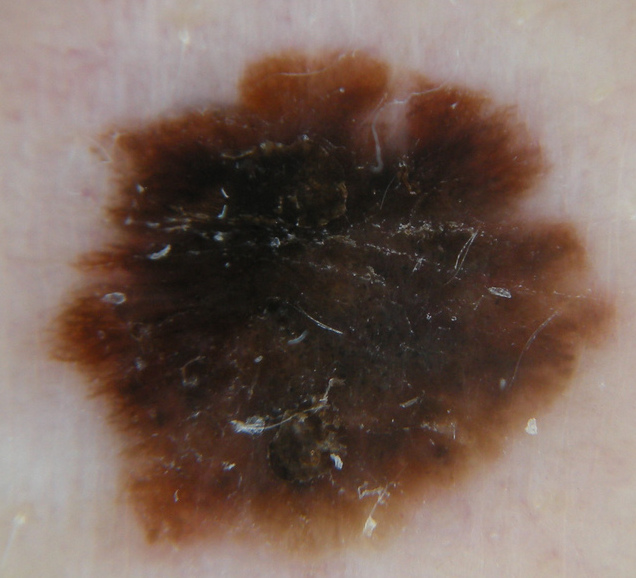
#> input picture images/cut3.jpg, 636 x 578 px
$ python -i util.py   (imports and definitions only)   (older library calls are emulated)
#> lines starting #> are read from the running program, lines starting #| are printed output that depends on the picture; after the words box and inside, x2 and y2 are one past the last pixel; in counts of white or black regions, pixels touching at a corner belong together
#> further down, picture is the input picture: shape (578, 636, 3); mean B, G, R 91.3, 100.3, 119.5
import cv2 as cv
import numpy as np

def findLargestContour(contours):
	largestContour = max(contours, key = cv.contourArea)
	return largestContour

def getCenterOfCircle(contour):
	M = cv.moments(contour)
	x = int(M['m10'] / M['m00'])
	y = int(M['m01'] / M['m00'])

	return (x, y)

def getThreshAndContour(img):
	imggray = cv.cvtColor(img, cv.COLOR_BGR2GRAY) # Converting to BW
	blur = cv.GaussianBlur(imggray, (5,5), 0) # Blur image
	_, thresh = cv.threshold(blur, 0, 255, cv.THRESH_BINARY_INV | cv.THRESH_OTSU) # Getting threshold
	img2, contours, hierarchy = cv.findContours(thresh, cv.RETR_TREE, cv.CHAIN_APPROX_SIMPLE) # Getting contour

	return (thresh, contours)

def __increaseContrast(img, brightness, contrast):
#> called with brightness = 64, contrast = 0
	imgInceasedContrast = cv.addWeighted(img, 1.0 + contrast / 127, img, 0, brightness - contrast)
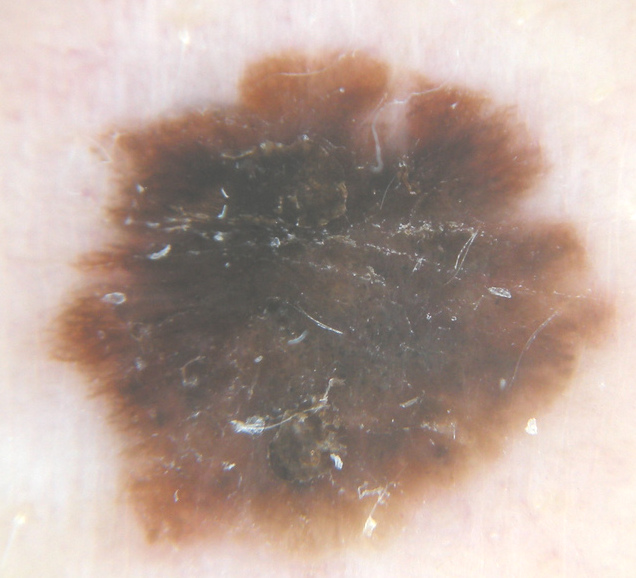
#> imgInceasedContrast: shape (578, 636, 3); mean B, G, R 155.3, 164.3, 183.5
	return imgInceasedContrast

def getContourHSV(img):
	imgInceasedContrast = __increaseContrast(img, 64.0, 0.0)
	imggray = cv.cvtColor(img, cv.COLOR_BGR2GRAY) # Convert to BW
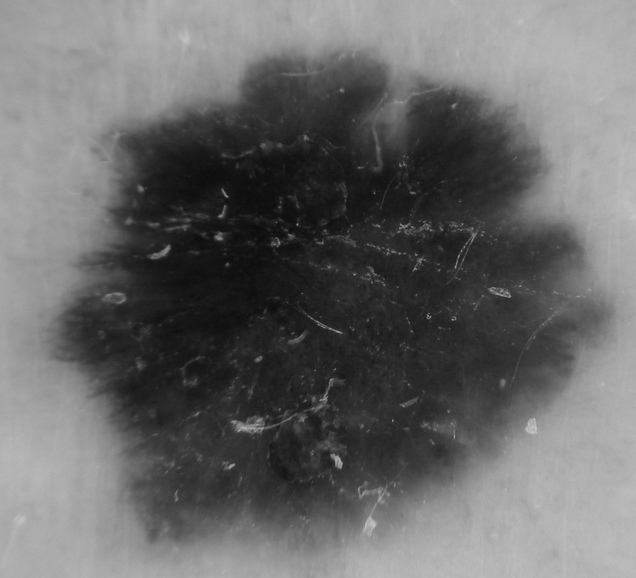
#> imggray: shape (578, 636); min 9, max 201, mean 105
	blur = cv.GaussianBlur(imggray, (5,5), 0)
	_, thresh = cv.threshold(blur, 0, 255, cv.THRESH_BINARY_INV | cv.THRESH_OTSU) # Getting threshold
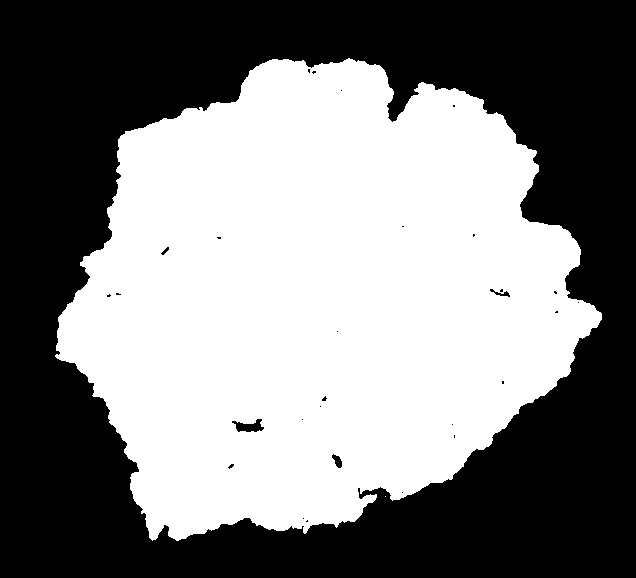
#> thresh: shape (578, 636); 49.5% white; 2 white regions (1 under 20 px)
	img2, contours, hierarchy = cv.findContours(thresh, cv.RETR_TREE, cv.CHAIN_APPROX_SIMPLE) # Getting contour
#> contours = 30 contours, 23 with area under 20; largest, box (x1, y1, x2, y2) and area: (55, 58, 602, 541) 181478, (231, 418, 265, 433) 278, (331, 453, 343, 469) 98, (489, 288, 511, 298) 78, (160, 246, 170, 256) 36, (227, 463, 235, 470) 22, (321, 395, 328, 402) 22

	return (thresh, contours)

>>> import cv2
>>> picture = cv2.imread('images/cut3.jpg')
>>> result = getContourHSV(picture)

$ run again, on images/melanoma4.jpg
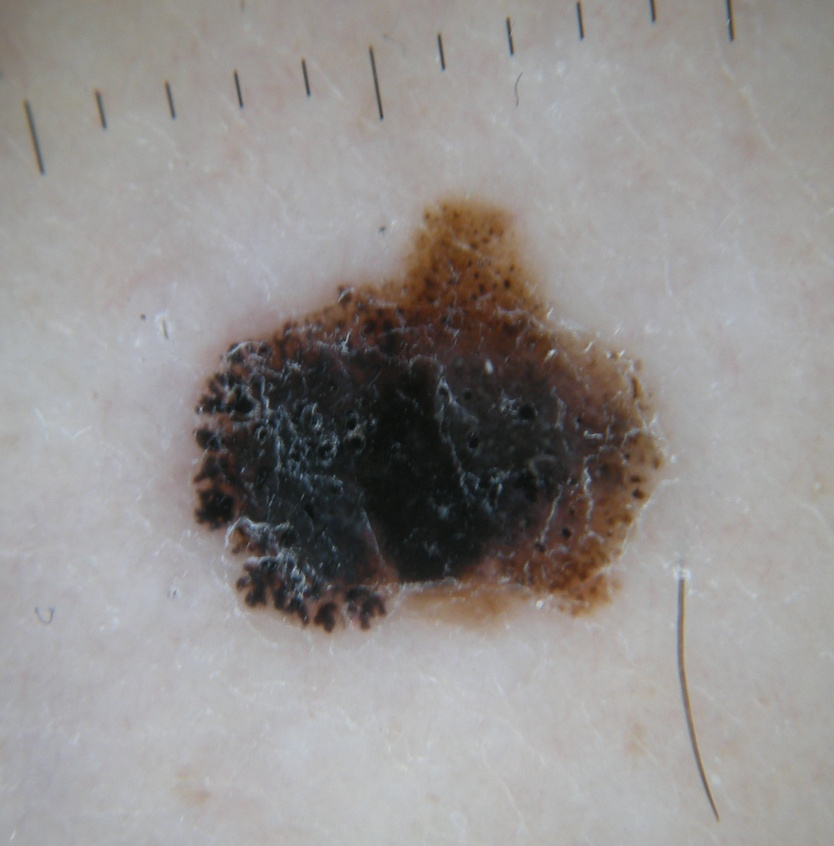
#> input picture images/melanoma4.jpg, 834 x 846 px, shrunk from 1137 x 1153 before the run
#> picture is the input picture: shape (846, 834, 3); mean B, G, R 143.4, 144.7, 148.1
#> in __increaseContrast, `imgInceasedContrast = cv.addWeighted(img, 1.0 + contrast / 127, img, 0..`:
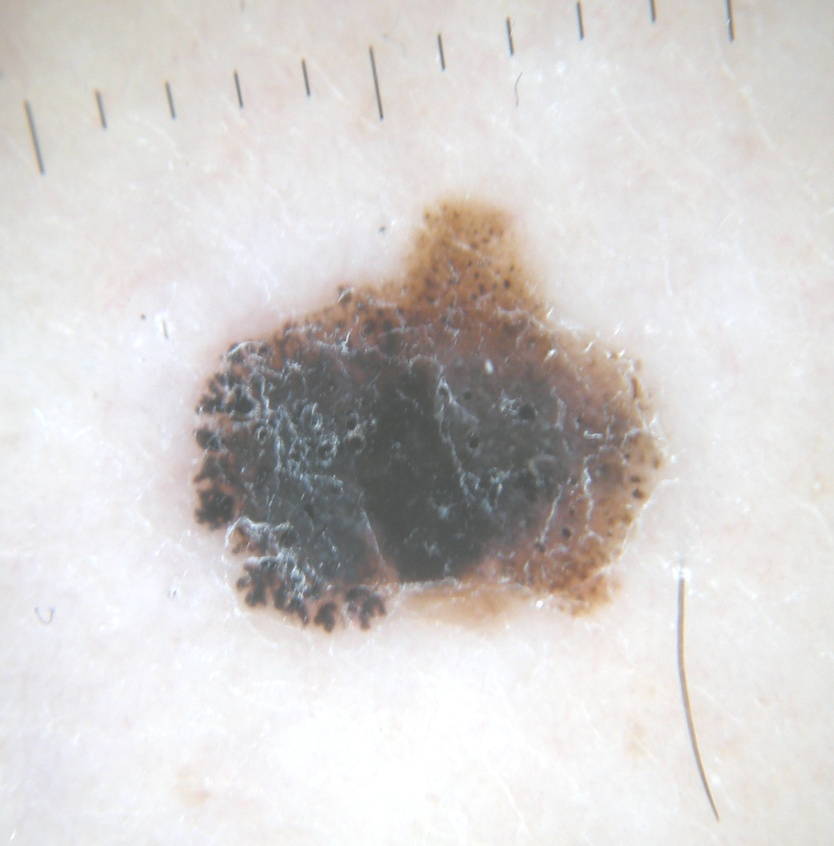
#> imgInceasedContrast: shape (846, 834, 3); mean B, G, R 207.3, 208.7, 212.1
#> in getContourHSV, `_, thresh = cv.threshold(blur, 0, 255, cv.THRESH_BINARY_INV | cv.THRES..`:
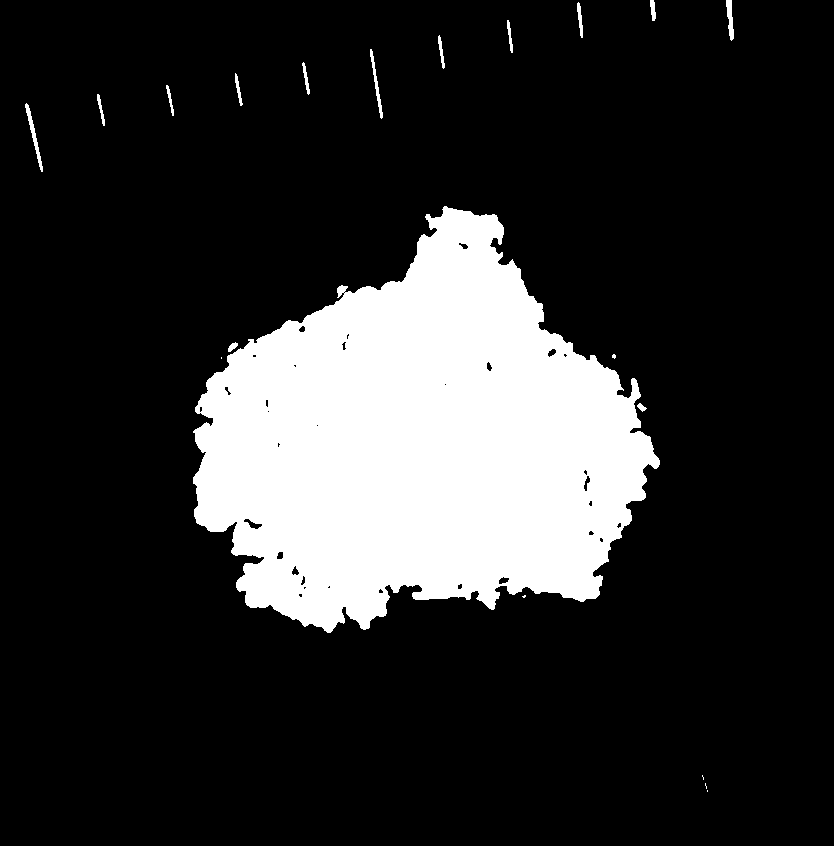
#> thresh: shape (846, 834); 18.1% white; 20 white regions (6 under 20 px)
#> contours = 53 contours, 24 with area under 20; largest, box (x1, y1, x2, y2) and area: (193, 206, 660, 633) 125988, (25, 103, 43, 172) 192, (726, 0, 734, 41) 154, (370, 49, 383, 119) 144, (243, 518, 263, 530) 95

$ run again, on images/melanoma5.jpg
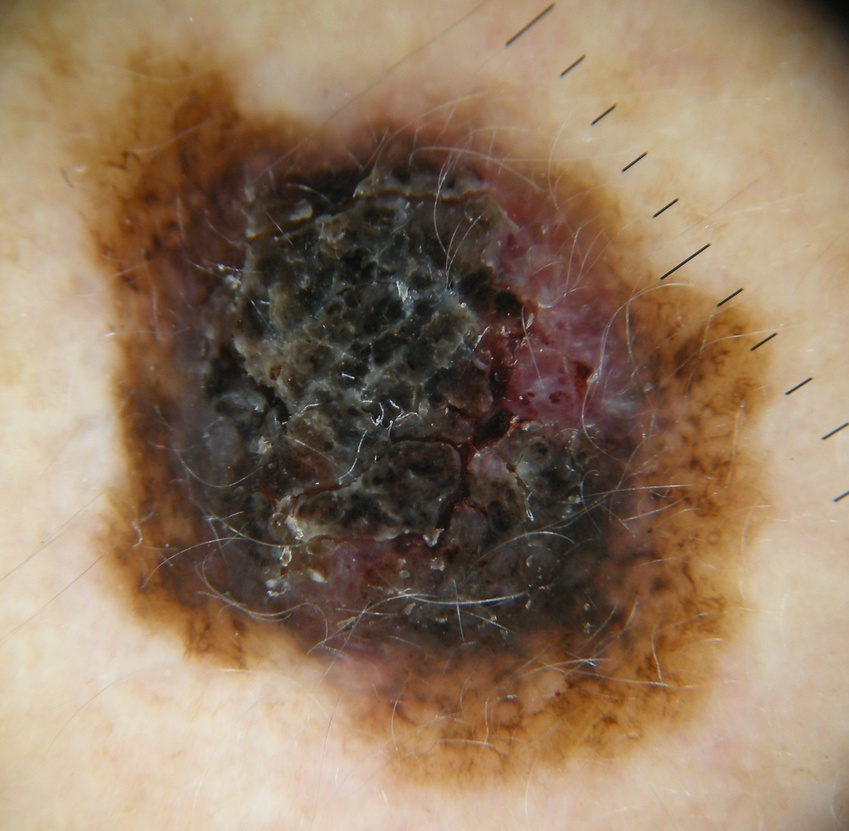
#> input picture images/melanoma5.jpg, 849 x 831 px, shrunk from 1458 x 1426 before the run
#> picture is the input picture: shape (831, 849, 3); mean B, G, R 97.1, 121.4, 145.4
#> in getContourHSV, `imggray = cv.cvtColor(img, cv.COLOR_BGR2GRAY)`:
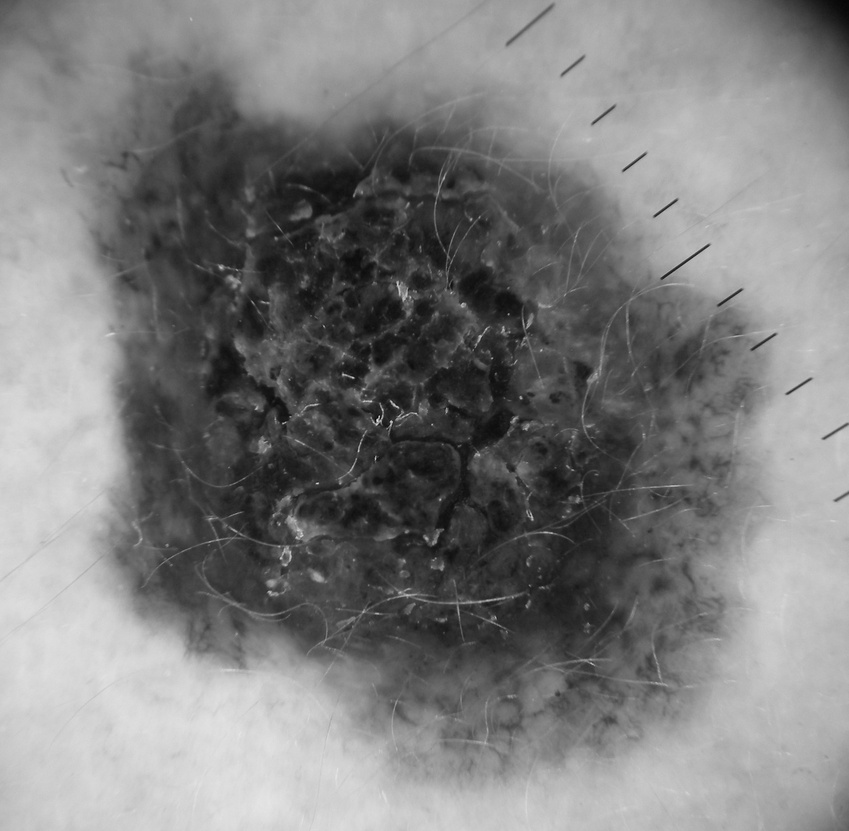
#> imggray: shape (831, 849); min 3, max 233, mean 125.8
#> in getContourHSV, `_, thresh = cv.threshold(blur, 0, 255, cv.THRESH_BINARY_INV | cv.THRES..`:
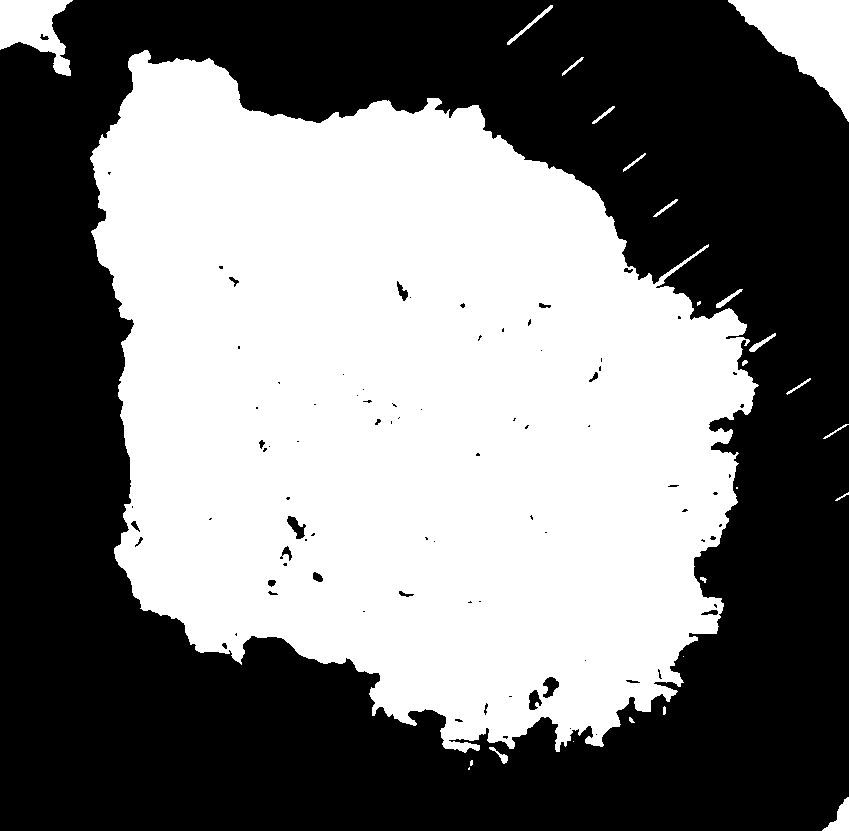
#> thresh: shape (831, 849); 47.9% white; 25 white regions (6 under 20 px)
#> contours = 111 contours, 68 with area under 20; largest, box (x1, y1, x2, y2) and area: (90, 50, 759, 753) 326400, (728, 0, 849, 122) 6844, (0, 0, 73, 76) 3008, (822, 797, 849, 831) 388, (286, 515, 307, 540) 242

$ run again, on images/melanoma6.jpg
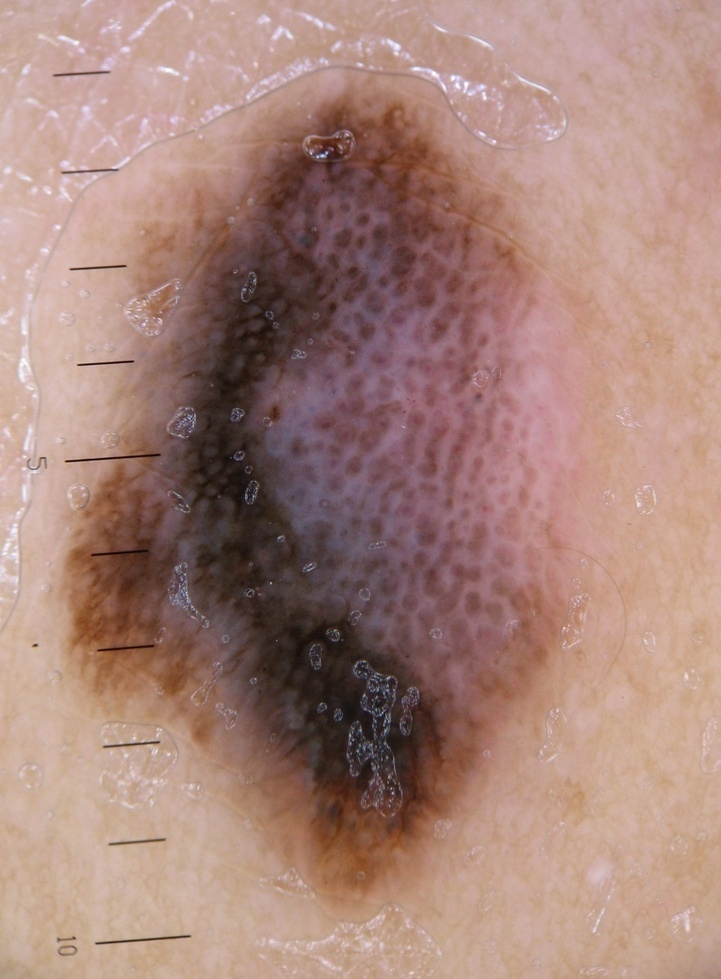
#> input picture images/melanoma6.jpg, 721 x 979 px, shrunk from 891 x 1210 before the run
#> picture is the input picture: shape (979, 721, 3); mean B, G, R 122.2, 132, 167.1
#> in getContourHSV, `imggray = cv.cvtColor(img, cv.COLOR_BGR2GRAY)`:
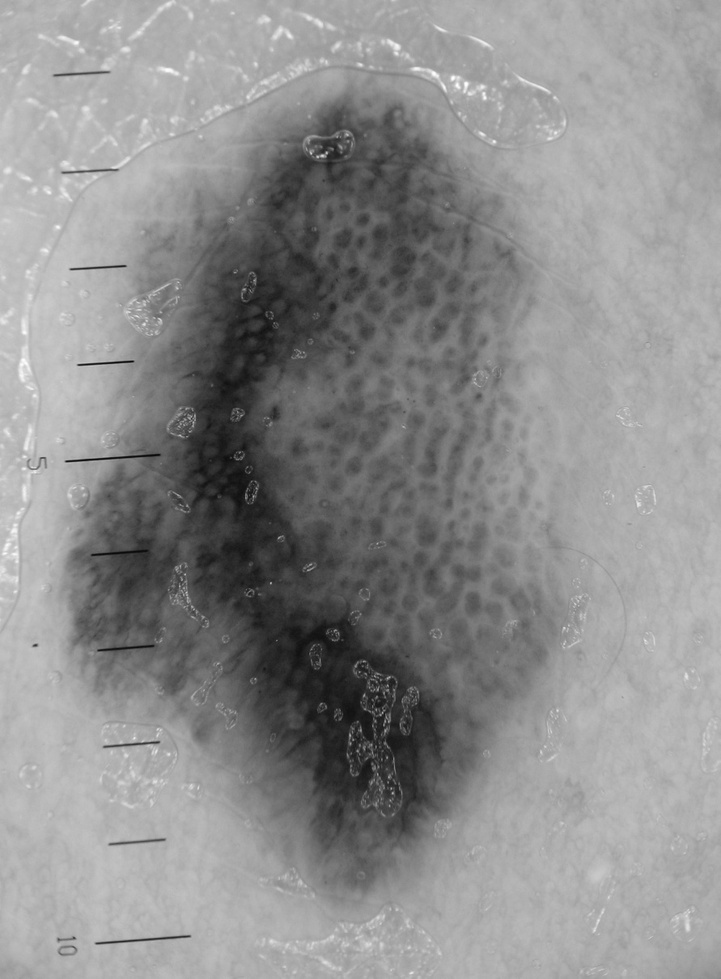
#> imggray: shape (979, 721); min 8, max 254, mean 141.4
#> in getContourHSV, `_, thresh = cv.threshold(blur, 0, 255, cv.THRESH_BINARY_INV | cv.THRES..`:
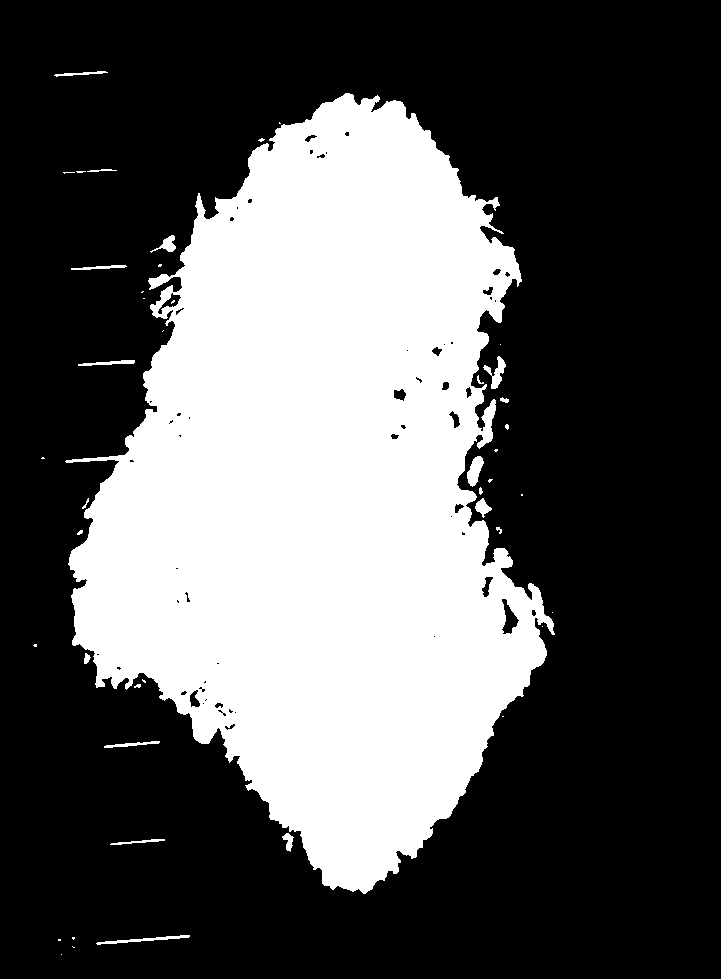
#> thresh: shape (979, 721); 34.2% white; 45 white regions (24 under 20 px)
#> contours = 105 contours, 64 with area under 20; largest, box (x1, y1, x2, y2) and area: (65, 93, 555, 894) 238553, (501, 598, 520, 635) 332, (467, 456, 484, 487) 277, (483, 356, 506, 389) 238, (157, 292, 182, 315) 190
